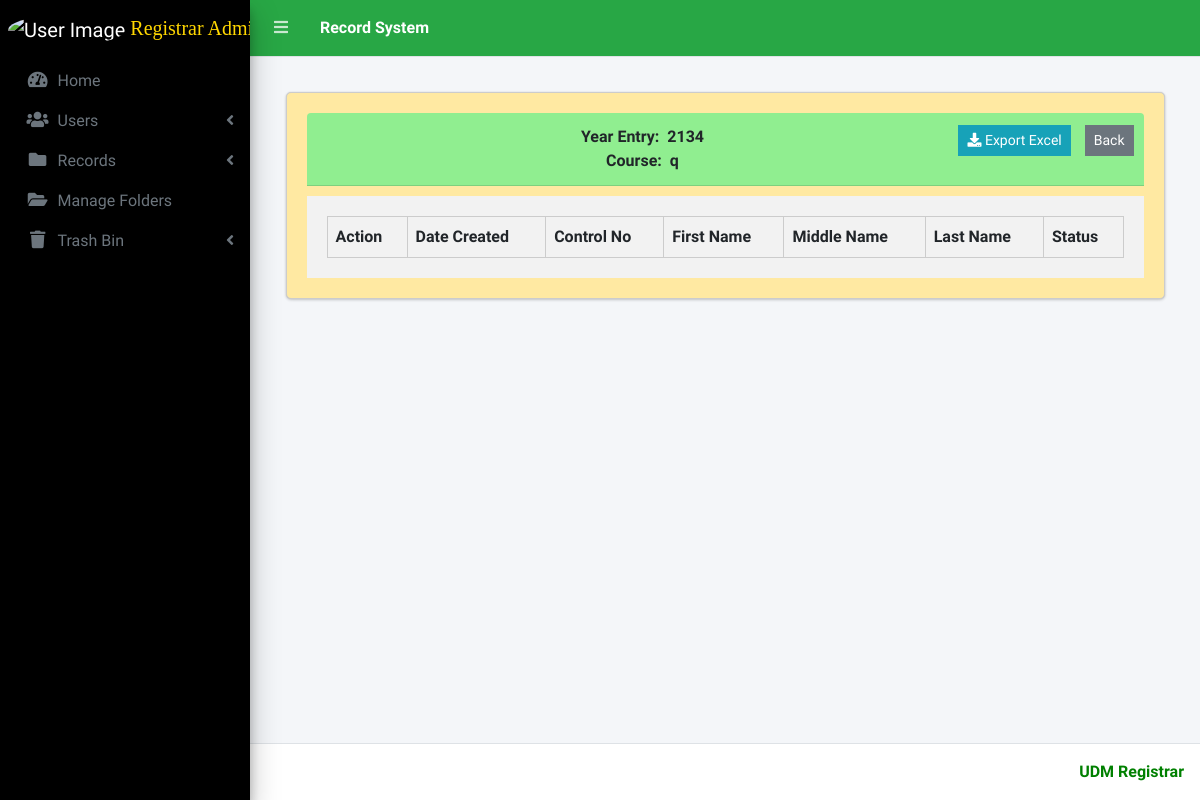
The page /index.php?page=year&course=q&year=2134 (signed in) on the database as committed earlier.
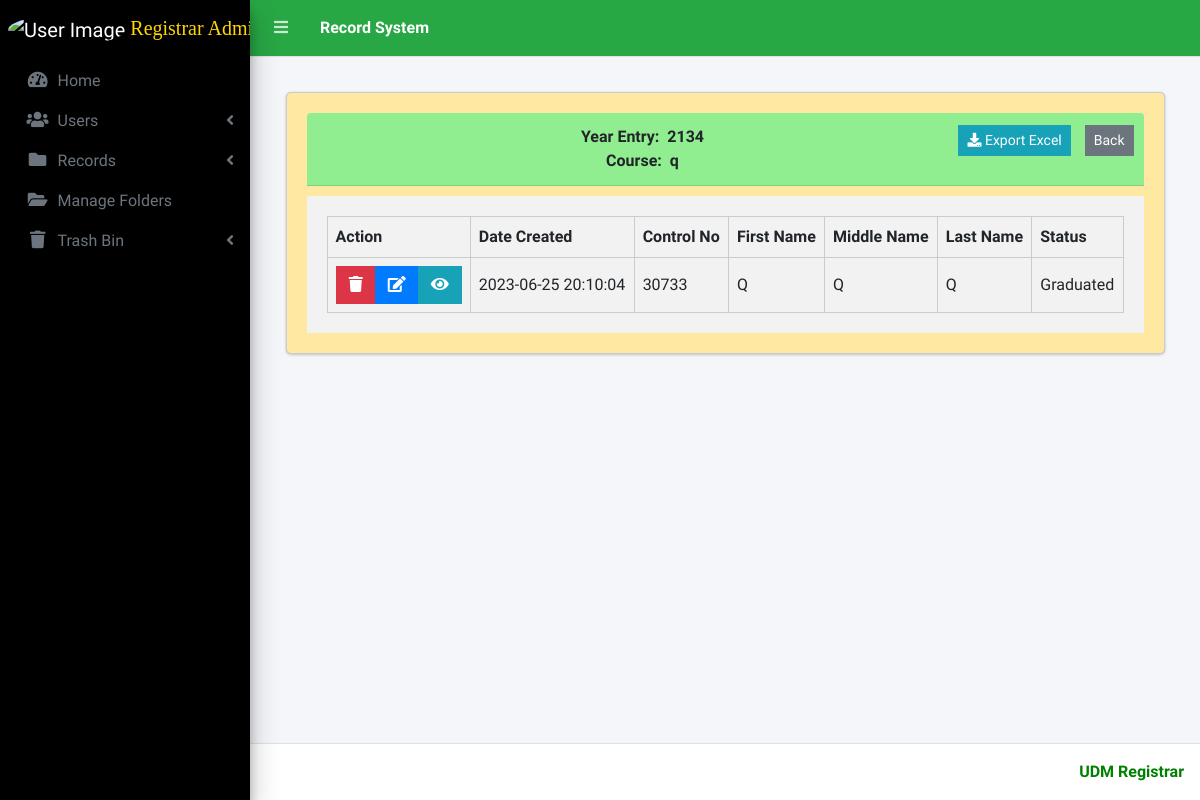
The same page on the database as committed later.
### tables this page shows
CREATE TABLE `record` (
  `id` int(1) UNSIGNED ZEROFILL NOT NULL,
  `last_name` varchar(200) NOT NULL,
  `clerk_id` int(30) NOT NULL,
  `date_created` datetime NOT NULL DEFAULT current_timestamp(),
  `first_name` varchar(15) NOT NULL,
  `middle_name` varchar(15) NOT NULL,
  `course_name` varchar(50) NOT NULL,
  `year_graduate` varchar(12) NOT NULL,
  `year_entry` varchar(12) NOT NULL,
  `grad_hd` varchar(20) NOT NULL,
  `record_status` varchar(15) NOT NULL,
  `folder_id` int(10) NOT NULL
);

### year.php (the view, shortened to what this page needs)
<!DOCTYPE html>
<html>
<head>
    <link rel="stylesheet" type="text/css" href="https://cdn.datatables.net/1.11.3/css/jquery.dataTables.min.css">
</head>
<body>
<?php
$val = "year";
$year = isset($_GET['year']) ? $_GET['year'] : "none";
$course = isset($_GET['course']) ? $_GET['course'] : "none";
?>
            <div class="card">
                <div class="card-header">
                <div class="card-tools ml-4">
                    <a class="btn btn-sm btn-secondary btn-flat" href="./index.php?page=yearcourse&year=<?php echo $year; ?>"><i class="bi bi-chevron-left"></i> Back</a>
                </div>
                <?php if ($_SESSION['login_type'] == 1 || $_SESSION['login_type'] == 3): ?>
                    <div class="card-tools ">
                        <a class="btn btn-block btn-sm btn-info btn-flat export_excel" href="ajax.php?action=export_excel_year&year=<?php echo $year ?>&course=<?php echo $course ?>"><i class="fa fa-download"></i> Export Excel</a>
                    </div>
                <?php endif; ?>
                Year Entry:&nbsp; <?php echo $year; ?> <br> Course: &nbsp;<?php echo $course; ?>
                </div>
                <div class="card-body">
                    <div class="table-container">
                        <table id="recordTable" class="display">
                            <thead>
                                <tr>
                                    <th>Action</th>
                                    <th>Date Created</th>
                                    <th>Control No</th>
                                    <th>First Name</th>
                                    <th>Middle Name</th>
                                    <th>Last Name</th>
                                    <th>Status</th>
                                </tr>
                            </thead>
                            <tbody>
                                <?php
                                if (isset($_GET['year']) && isset($_GET['course'])) {
                                    $year = $_GET['year'];
                                    $course = urldecode($_GET['course']);
                                    $query = "SELECT * FROM record WHERE year_entry = '$year' AND course_name = '$course' AND record_status = 'notdeleted'";
                                    $result = $conn->query($query);
                                    if ($result->num_rows > 0) {
                                    while ($row = $result->fetch_assoc()) {
                                    ?>
                                    <tr>
                                        <td class="text-center">
                                            <div class="btn-group">
                                            <?php if ($_SESSION['login_type'] == 1): ?>
                                                <button type="button" class="btn btn-danger btn-flat trash_record" data-id="<?php echo $row['id']?>">
                                                    <i class="fas fa-trash"></i>
                                                </button>
                                                <?php endif; ?>
                                                <a href="./index.php?page=update_record&id=<?php echo $row['id'] ?>&val=<?php echo $val ?>&course=<?php echo $course ?>&year=<?php echo $year ?>" class="btn btn-primary btn-flat">
                                                    <i class="fas fa-edit"></i>
                                                </a>
                                                <?php if ($_SESSION['login_type'] == 1): ?>
                                                <a href="./index.php?page=view_files&student_no=<?php echo $row['id'] ?>&val=<?php echo $val ?>" class="btn btn-info btn-flat">
                                                    <i class="fas fa-eye"></i>
                                                </a>
                                                <?php endif; ?>
                                            </div>
                                        </td>
                                        <td><?php echo $row['date_created']; ?></td>
                                        <td><?php echo $row['id']; ?></td>
                                        <td><?php echo $row['first_name']; ?></td>
                                        <td><?php echo $row['middle_name']; ?></td>
                                        <td><?php echo $row['last_name']; ?></td>
                                        <td><?php echo $row['grad_hd']; ?></td>
                                    </tr>
                                    <?php
                                }
                            }
                        }
                                ?>
                            </tbody>
                        </table>
                    </div>
                </div>
            </div>
</body>
</html>

Rows that differ between the two databases and show on the page:
added record: date_created "2023-06-25 20:10:04", id "30733", first_name "Q", middle_name "Q", last_name "Q", grad_hd "Graduated"
